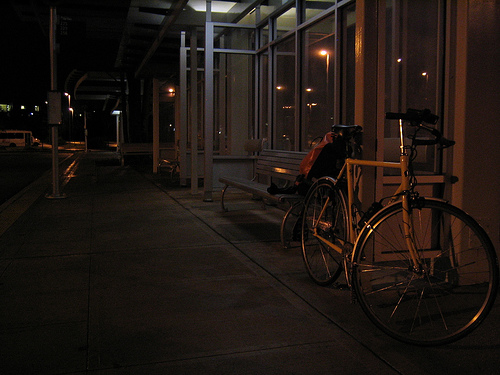
#> input picture Lab1/image1.png, 500 x 375 px
$ jupyter execute actividad1.ipynb
#> lines starting #> are read from the running program, lines starting #| are printed output that depends on the picture
[cell 1]
import cv2
import numpy as np
import matplotlib.pyplot as plt

[cell 2]
# Read an image from file
# image_path = 'C:\Users\JT\OneDrive - UNIR\UNIR\Primer Cuatrimestre\Percepcion Computacional\Actividades\Computational_Perception\Lab1\image1.png'
# image = cv2.imread(image_path)
image = cv2.imread("image1.png")
#> image is the input picture: shape (375, 500, 3); mean B, G, R 18.1, 22.9, 30.7

# Check if the image was successfully loaded
if image is None:
    print(f"Error: Unable to load the image from {image_path}")
else:
    # Display the image using OpenCV
    # cv2.imshow('Image', image)
    # cv2.waitKey(0)  # Wait until a key is pressed
    # cv2.destroyAllWindows()

    # Alternatively, display the image using Matplotlib
    plt.imshow(cv2.cvtColor(image, cv2.COLOR_BGR2RGB))
    plt.title('Image')
    plt.show()

[cell 3]
def image_transformations(input_image, transformation_type, parameter):
    # Perform image transformations

    # Convert the input image to float
#> called with transformation_type = 'gamma', parameter = 1.5
    input_image = input_image.astype(float)

    # Apply the selected transformation
    if transformation_type == 'gamma':
        # Gamma correction
        transformed_image = 255 * (input_image / 255) ** parameter
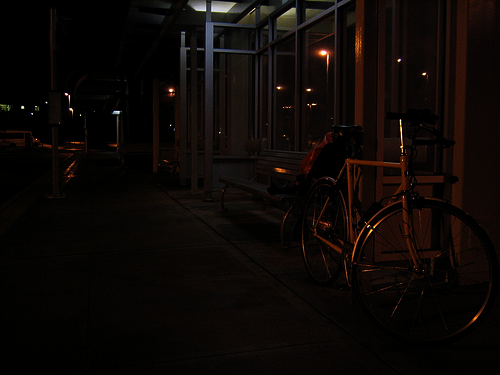
#> transformed_image: shape (375, 500, 3) float64; mean B, G, R 6.3, 8.5, 13.3
    elif transformation_type == 'log':
        # Logarithmic transformation
        transformed_image = parameter * np.log(1 + input_image)
    elif transformation_type == 'exp':
        # Exponential transformation
        transformed_image = np.exp(parameter * input_image)
    else:
        raise ValueError('Invalid transformation type. Use ''gamma'', ''log'', or ''exp''.')

    # Ensure the transformed image is in the valid intensity range [0, 255]
    transformed_image = np.clip(transformed_image, 0, 255)

    # Convert the transformed image to uint8 for display
    transformed_image = transformed_image.astype(np.uint8)

    # Display the original and transformed images
    plt.subplot(1, 2, 1), plt.imshow(cv2.cvtColor(input_image.astype(np.uint8), cv2.COLOR_BGR2RGB)), plt.title('Original Image')
    plt.subplot(1, 2, 2), plt.imshow(cv2.cvtColor(transformed_image, cv2.COLOR_BGR2RGB)), plt.title(f'Transformed Image - {transformation_type}')
    plt.show()
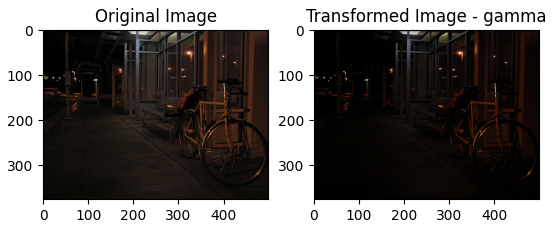
#> figure drawn by matplotlib, 2 panels

[cell 4]
# Example usage:
# Load an example image
original_image = cv2.imread('image1.png')

# Display the original image
plt.subplot(1, 2, 1), plt.imshow(cv2.cvtColor(original_image, cv2.COLOR_BGR2RGB)), plt.title('Original Image')

# Example 1: Gamma Correction
gamma_value = 1.5
image_transformations(original_image, 'gamma', gamma_value)

# Example 2: Logarithmic Transformation
log_parameter = 0.1
image_transformations(original_image, 'log', log_parameter)
#> call 2 of image_transformations, with transformation_type = 'log', parameter = 0.1
#> in image_transformations (call 2), `transformed_image = parameter * np.log(1 + input_image)`:
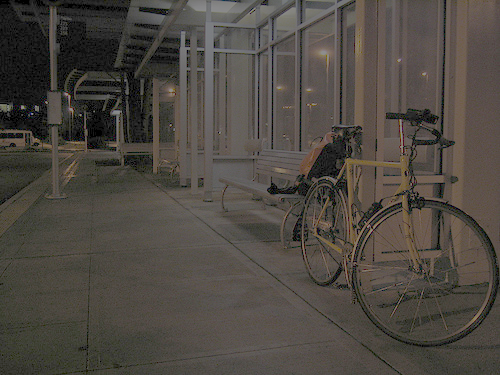
#> transformed_image: shape (375, 500, 3) float64; mean B, G, R 0.261, 0.286, 0.307
#> in image_transformations (call 2), `transformed_image = transformed_image.astype(np.uint8)`: transformed_image: shape (375, 500, 3); every value is 0
#> in image_transformations (call 2), `plt.show()`:
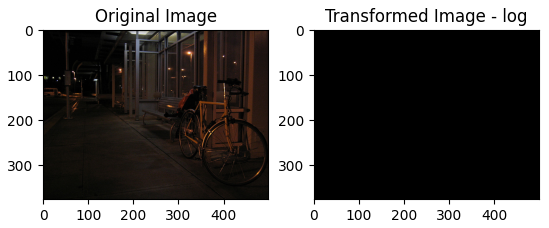
#> figure drawn by matplotlib, 2 panels

# Example 3: Exponential Transformation
exp_parameter = 0.005
image_transformations(original_image, 'exp', exp_parameter)

[cell 5]
import cv2
import numpy as np
from matplotlib import pyplot as plt

# Leer la imagen desde un archivo
image = cv2.imread("image1.png")

# Verificar si la imagen se cargó correctamente
if image is None:
    print(f"Error: No se pudo cargar la imagen desde")
else:
    # Cambiar la intensidad del color (aumentar el brillo)
    intensity_factor = 1.5  # Puedes ajustar este valor según tus necesidades
    brightened_image = cv2.convertScaleAbs(image, alpha=intensity_factor, beta=0)
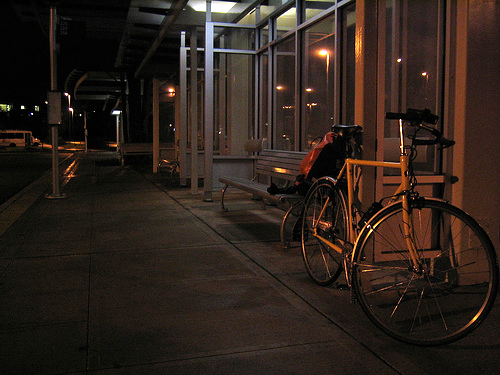
#> brightened_image: shape (375, 500, 3); mean B, G, R 27.1, 34.2, 45.8

    # Ajustar el brillo y contraste (usando alpha y beta)
    alpha = 1.5  # Ajusta estos valores según tus necesidades
    beta = 30    # alpha controla el contraste, beta controla el brillo
    adjusted_image = cv2.addWeighted(image, alpha, np.zeros_like(image), 0, beta)
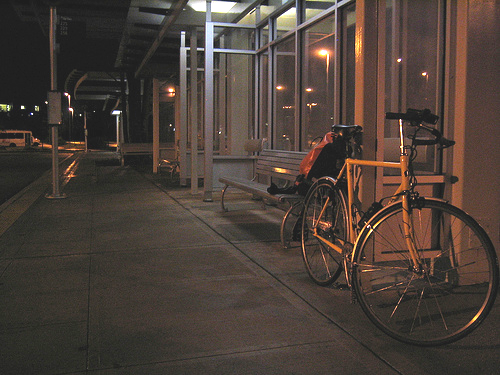
#> adjusted_image: shape (375, 500, 3); mean B, G, R 57, 64.1, 75.6

    # Mostrar las imágenes originales y transformadas
    plt.subplot(1, 3, 1), plt.imshow(cv2.cvtColor(image, cv2.COLOR_BGR2RGB)), plt.title('Imagen Original')
    plt.subplot(1, 3, 2), plt.imshow(cv2.cvtColor(brightened_image, cv2.COLOR_BGR2RGB)), plt.title('Intensidad del Color Aumentada')
    plt.subplot(1, 3, 3), plt.imshow(cv2.cvtColor(adjusted_image, cv2.COLOR_BGR2RGB)), plt.title('Brillo y Contraste Ajustados')
    plt.show()
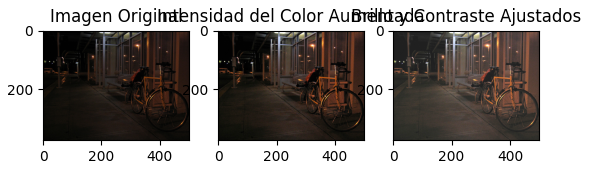
#> figure drawn by matplotlib, 3 panels

$ run again, with Lab1/image3.jpg saved as Lab1/image1.png
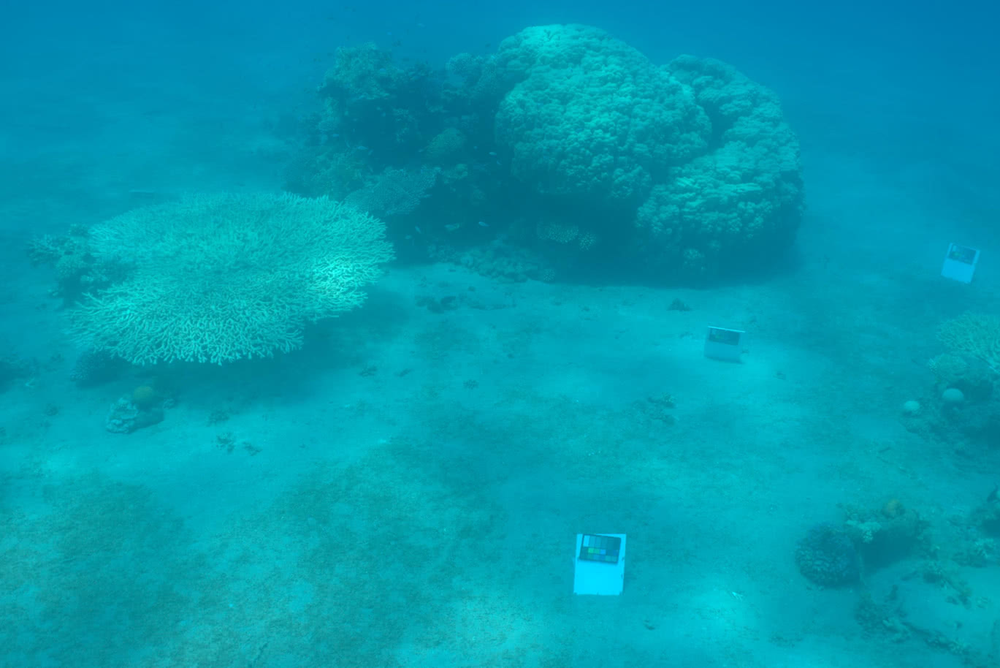
#> input picture Lab1/image3.jpg, 1000 x 668 px, shrunk from 1369 x 914 before the run
#> image is the input picture: shape (668, 1000, 3); mean B, G, R 174.3, 153.7, 2.4
#> `adjusted_image = cv2.addWeighted(image, alpha, np.zeros_like(image), 0..`:
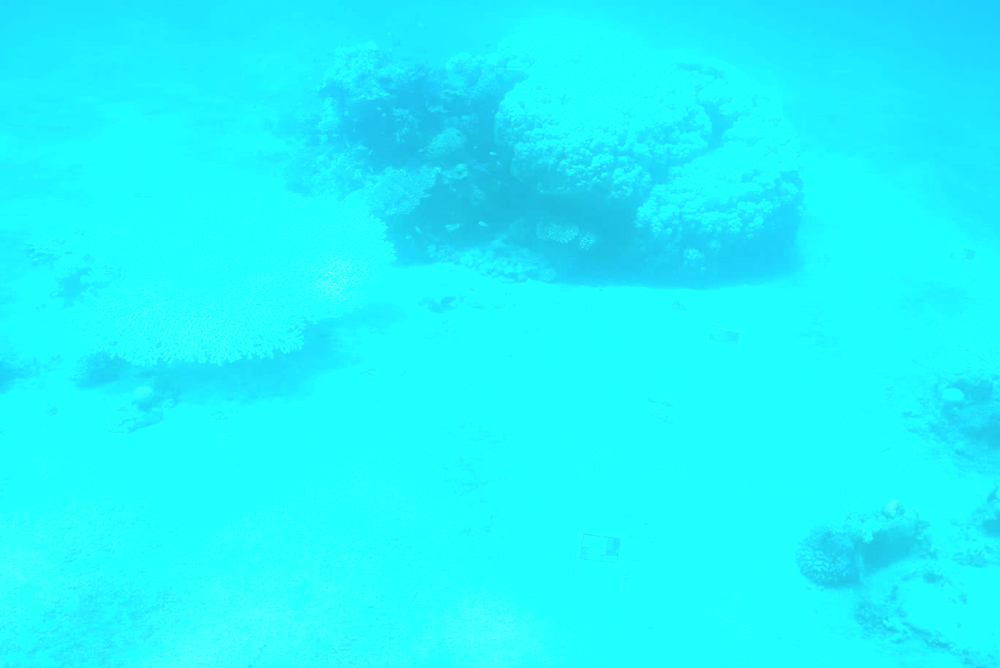
#> adjusted_image: shape (668, 1000, 3); mean B, G, R 253.7, 245.8, 33.7
#> `plt.show()`:
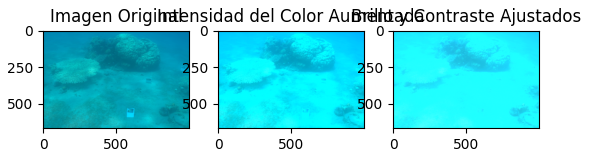
#> figure drawn by matplotlib, 3 panels

$ run again, with Lab1/image4.tif saved as Lab1/image1.png
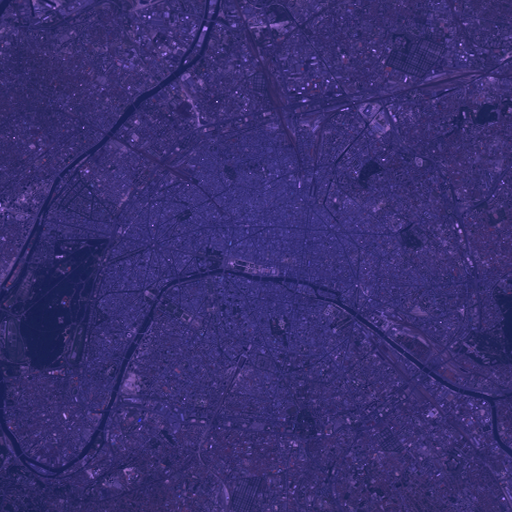
#> input picture Lab1/image4.tif, 512 x 512 px
#> image is the input picture: shape (512, 512, 3); mean B, G, R 112.7, 47.2, 56.7
#> `adjusted_image = cv2.addWeighted(image, alpha, np.zeros_like(image), 0..`:
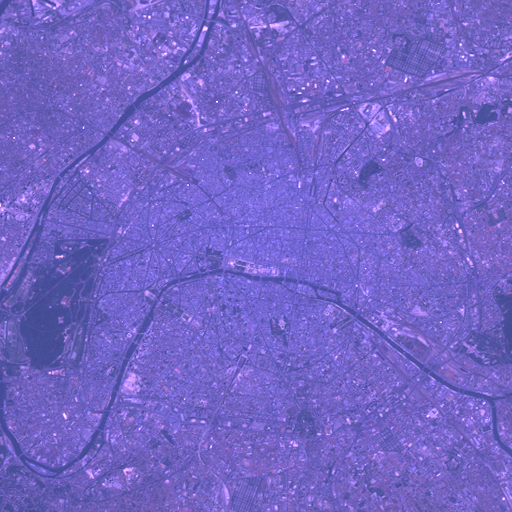
#> adjusted_image: shape (512, 512, 3); mean B, G, R 198.7, 100.8, 115
#> `plt.show()`:
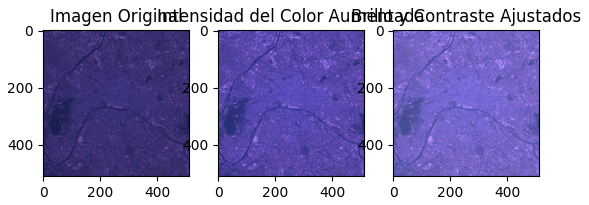
#> figure drawn by matplotlib, 3 panels
